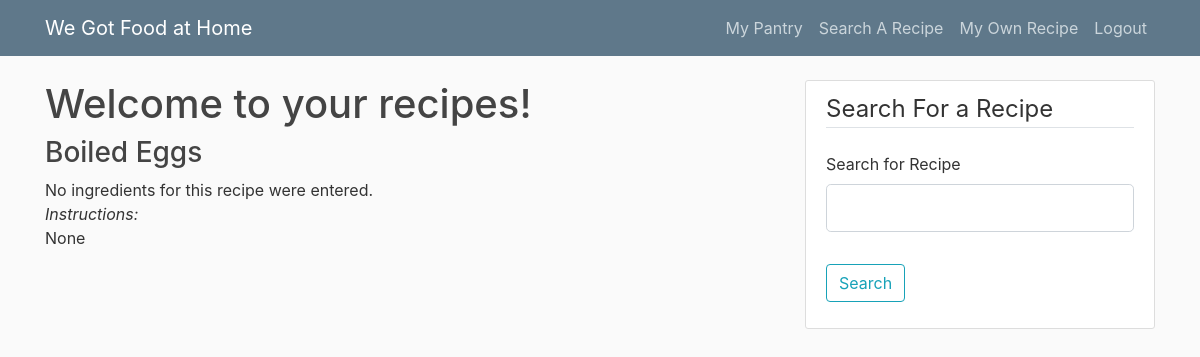
The app's page /search_recipe (signed in), older data.
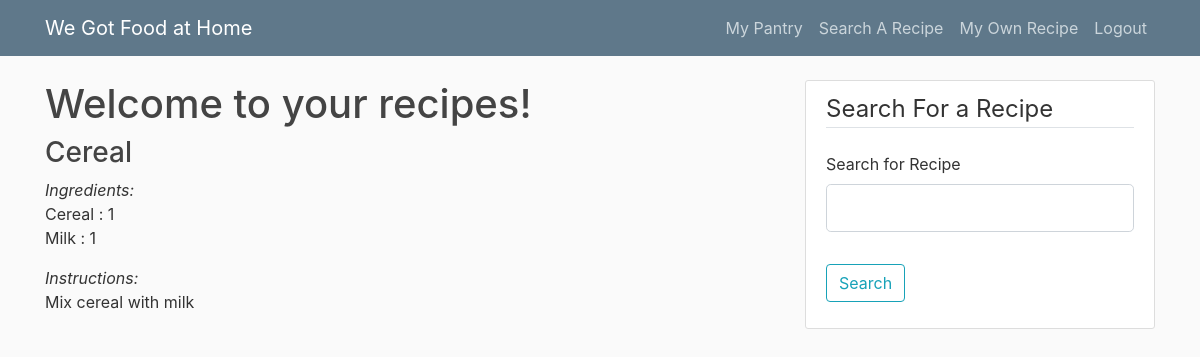
The same page, newer data.
### wdwh/models.py (models this page shows, shortened)
class Recipe(db.Model):
    id = db.Column(db.Integer, primary_key=True)
    name = db.Column(db.String(120), nullable=False)
    instructions = db.Column(db.Text)
    ingredients = db.relationship('Ingredient', backref='recipe', lazy=True)
    user_id = db.Column(db.Integer, db.ForeignKey('user.id'))

class Ingredient(db.Model):
    id = db.Column(db.Integer, primary_key=True)
    name = db.Column(db.String(100), nullable=False)
    qty = db.Column(db.Integer, nullable=False)
    exp_date = db.Column(db.DateTime)
    user_id = db.Column(db.Integer, db.ForeignKey('user.id'))
    recipe_id = db.Column(db.Integer, db.ForeignKey('recipe.id'))

### wdwh/routes.py (the view)
@app.route("/search_recipe", methods=["GET", "POST"])
@login_required
def search_recipe():
    search_form = SearchRecipeForm()
    if search_form.validate_on_submit():
        recipe_name = search_form.query.data
    all_recipes = Recipe.query.filter_by(user_id=current_user.id).all()
    return render_template("search_recipe.html", title="Search Recipe",
                form=search_form, recipes=all_recipes, Ingredient=Ingredient)

### wdwh/forms.py
class SearchRecipeForm(FlaskForm):
    query = StringField("Search for Recipe", validators=[DataRequired()])
    submit = SubmitField("Search")

### wdwh/models.py (called while the page is built)
@login_manager.user_loader
def load_user(user_id):
    return User.query.get(int(user_id))

### wdwh/templates/search_recipe.html (shortened to what this page needs)
{% extends "layout.html" %}
{% block content %}
    <h1>Welcome to your recipes!</h1>
    {% if recipes %}
        {% for recipe in recipes%}
            <h3>{{recipe.name}}</h3>
            {% if Ingredient.query.filter_by(recipe_id=recipe.id).all()%}
                <p><i>Ingredients:</i>
                {% for ingr in Ingredient.query.filter_by(recipe_id=recipe.id).all() %}
                <br>{{ingr.name}} : {{ingr.qty}}
                {% endfor %}
                </p>
            {% else %}
                No ingredients for this recipe were entered.
            {% endif %}
            <p><i>Instructions:</i><br>
            {{recipe.instructions}}</p>
        {% endfor %}
    {% else %}
        You currently have no recipes added. Try adding some!
    {% endif %}
{% endblock content %}
{% block side %}
<div class="content-section">
    <form method="POST" action="">
            <fieldset class="form-group">
                <legend class="border-bottom mb-4">Search For a Recipe</legend>
                <div class="form-group">
                    {{ form.query.label(class="form-control-label") }}
                    {% if form.query.errors %}
                        {{ form.query(class="form-control form-control-lg is-invalid") }}
                        <div class="invalid-feedback">
                            {% for error in form.query.errors %}
                                <span>{{ error }}</span>
                            {% endfor %}
                        </div>
                    {% else %}
                        {{ form.query(class="form-control form-control-lg") }}
                    {% endif %}
                </div>
            </fieldset>
            <div class="form-group">
                {{ form.submit(class="btn btn-outline-info") }}
            </div>
    </form>
</div>
{% endblock side %}

### wdwh/templates/layout.html (shortened to what this page needs)
<!DOCTYPE html>
<html>
<head>
    <link rel="stylesheet" href="https://maxcdn.bootstrapcdn.com/bootstrap/4.0.0/css/bootstrap.min.css">
    <link rel="stylesheet" type="text/css" href="{{ url_for('static', filename='main.css') }}">
</head>
<body>
    <header class="site-header">
      <nav class="navbar navbar-expand-md navbar-dark bg-steel fixed-top">
        <div class="container">
          <a class="navbar-brand mr-4" href="/">We Got Food at Home</a>
          <div class="collapse navbar-collapse" id="navbarToggle">
            <div class="navbar-nav">
              {% if current_user.is_authenticated %}
                <a class="nav-item nav-link" href="{{ url_for('my_pantry') }}">My Pantry</a>
                <a class="nav-item nav-link" href="{{ url_for('search_recipe') }}">Search A Recipe</a>
                <a class="nav-item nav-link" href="{{ url_for('enter_recipe') }}">My Own Recipe</a>
                <a class="nav-item nav-link" href="{{ url_for('logout') }}">Logout</a>
              {% else %}
                <a class="nav-item nav-link" href="{{ url_for('login') }}">Login</a>
                <a class="nav-item nav-link" href="{{ url_for('register') }}">Register</a>
              {% endif %}
            </div>
          </div>
        </div>
      </nav>
    </header>
    <main role="main" class="container">
      <div class="row">
        <div class="col-md-8">
          {% block content %}{% endblock %}
        </div>
        <div class="col-md-4">
          {% block side %}{% endblock %}
        </div>
      </div>
    </main>
</body>
</html>

### wdwh/static/main.css (style rules this page uses)
body { background: #fafafa; color: #333333; margin-top: 5rem; }
h1, h2, h3, h4, h5, h6 { color: #444444; }
.bg-steel { background-color: #5f788a; }
.site-header .navbar-nav .nav-link { color: #cbd5db; }
.content-section { background: #ffffff; padding: 10px 20px; border: 1px solid #dddddd; border-radius: 3px; margin-bottom: 20px; }

Row changes from the older to the newer data that the page shows:
changed Recipe: gains Ingredient (name "Cereal", qty "1"); name "Boiled Eggs" → "Cereal"; instructions "None" → "Mix cereal with milk"; text "No ingredients for this recipe were entered." → "Ingredients:"
added Ingredient: name "Milk", qty "1"
